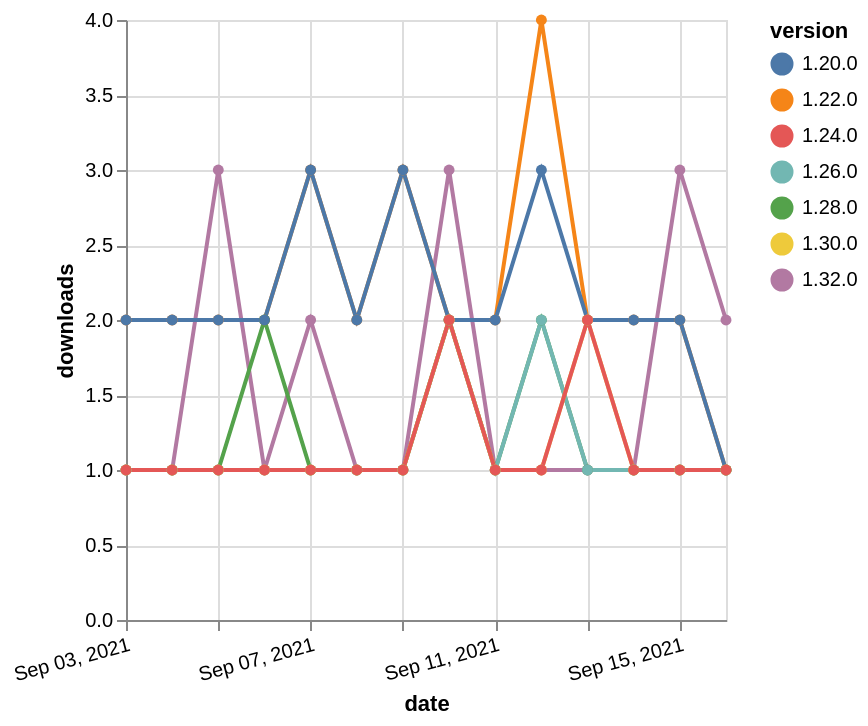

Vega-Lite specification for this chart:
### Vega-Lite specification from a JSON file in a GitHub repository (floating-point values rounded to 4 significant figures)
{"$schema": "https://vega.github.io/schema/vega-lite/v5.json", "description": "A simple bar chart with embedded data.", "data": {"values": [{"date": "2021-09-03", "total": 199, "delta": 1, "version": "1.32.0"}, {"date": "2021-09-04", "total": 200, "delta": 1, "version": "1.32.0"}, {"date": "2021-09-05", "total": 203, "delta": 3, "version": "1.32.0"}, {"date": "2021-09-06", "total": 204, "delta": 1, "version": "1.32.0"}, {"date": "2021-09-07", "total": 206, "delta": 2, "version": "1.32.0"}, {"date": "2021-09-08", "total": 207, "delta": 1, "version": "1.32.0"}, {"date": "2021-09-09", "total": 208, "delta": 1, "version": "1.32.0"}, {"date": "2021-09-10", "total": 211, "delta": 3, "version": "1.32.0"}, {"date": "2021-09-11", "total": 212, "delta": 1, "version": "1.32.0"}, {"date": "2021-09-12", "total": 213, "delta": 1, "version": "1.32.0"}, {"date": "2021-09-13", "total": 214, "delta": 1, "version": "1.32.0"}, {"date": "2021-09-14", "total": 215, "delta": 1, "version": "1.32.0"}, {"date": "2021-09-15", "total": 218, "delta": 3, "version": "1.32.0"}, {"date": "2021-09-16", "total": 220, "delta": 2, "version": "1.32.0"}, {"date": "2021-09-03", "total": 2318, "delta": 2, "version": "1.22.0"}, {"date": "2021-09-04", "total": 2320, "delta": 2, "version": "1.22.0"}, {"date": "2021-09-05", "total": 2322, "delta": 2, "version": "1.22.0"}, {"date": "2021-09-06", "total": 2324, "delta": 2, "version": "1.22.0"}, {"date": "2021-09-07", "total": 2327, "delta": 3, "version": "1.22.0"}, {"date": "2021-09-08", "total": 2329, "delta": 2, "version": "1.22.0"}, {"date": "2021-09-09", "total": 2332, "delta": 3, "version": "1.22.0"}, {"date": "2021-09-10", "total": 2334, "delta": 2, "version": "1.22.0"}, {"date": "2021-09-11", "total": 2336, "delta": 2, "version": "1.22.0"}, {"date": "2021-09-12", "total": 2340, "delta": 4, "version": "1.22.0"}, {"date": "2021-09-13", "total": 2342, "delta": 2, "version": "1.22.0"}, {"date": "2021-09-14", "total": 2344, "delta": 2, "version": "1.22.0"}, {"date": "2021-09-15", "total": 2346, "delta": 2, "version": "1.22.0"}, {"date": "2021-09-16", "total": 2347, "delta": 1, "version": "1.22.0"}, {"date": "2021-09-03", "total": 203, "delta": 1, "version": "1.28.0"}, {"date": "2021-09-04", "total": 204, "delta": 1, "version": "1.28.0"}, {"date": "2021-09-05", "total": 205, "delta": 1, "version": "1.28.0"}, {"date": "2021-09-06", "total": 207, "delta": 2, "version": "1.28.0"}, {"date": "2021-09-07", "total": 208, "delta": 1, "version": "1.28.0"}, {"date": "2021-09-08", "total": 209, "delta": 1, "version": "1.28.0"}, {"date": "2021-09-09", "total": 210, "delta": 1, "version": "1.28.0"}, {"date": "2021-09-10", "total": 212, "delta": 2, "version": "1.28.0"}, {"date": "2021-09-11", "total": 213, "delta": 1, "version": "1.28.0"}, {"date": "2021-09-12", "total": 215, "delta": 2, "version": "1.28.0"}, {"date": "2021-09-13", "total": 216, "delta": 1, "version": "1.28.0"}, {"date": "2021-09-14", "total": 217, "delta": 1, "version": "1.28.0"}, {"date": "2021-09-15", "total": 218, "delta": 1, "version": "1.28.0"}, {"date": "2021-09-16", "total": 219, "delta": 1, "version": "1.28.0"}, {"date": "2021-09-03", "total": 212, "delta": 1, "version": "1.26.0"}, {"date": "2021-09-04", "total": 213, "delta": 1, "version": "1.26.0"}, {"date": "2021-09-05", "total": 214, "delta": 1, "version": "1.26.0"}, {"date": "2021-09-06", "total": 215, "delta": 1, "version": "1.26.0"}, {"date": "2021-09-07", "total": 216, "delta": 1, "version": "1.26.0"}, {"date": "2021-09-08", "total": 217, "delta": 1, "version": "1.26.0"}, {"date": "2021-09-09", "total": 218, "delta": 1, "version": "1.26.0"}, {"date": "2021-09-10", "total": 220, "delta": 2, "version": "1.26.0"}, {"date": "2021-09-11", "total": 221, "delta": 1, "version": "1.26.0"}, {"date": "2021-09-12", "total": 223, "delta": 2, "version": "1.26.0"}, {"date": "2021-09-13", "total": 224, "delta": 1, "version": "1.26.0"}, {"date": "2021-09-14", "total": 225, "delta": 1, "version": "1.26.0"}, {"date": "2021-09-15", "total": 226, "delta": 1, "version": "1.26.0"}, {"date": "2021-09-16", "total": 227, "delta": 1, "version": "1.26.0"}, {"date": "2021-09-03", "total": 2362, "delta": 2, "version": "1.20.0"}, {"date": "2021-09-04", "total": 2364, "delta": 2, "version": "1.20.0"}, {"date": "2021-09-05", "total": 2366, "delta": 2, "version": "1.20.0"}, {"date": "2021-09-06", "total": 2368, "delta": 2, "version": "1.20.0"}, {"date": "2021-09-07", "total": 2371, "delta": 3, "version": "1.20.0"}, {"date": "2021-09-08", "total": 2373, "delta": 2, "version": "1.20.0"}, {"date": "2021-09-09", "total": 2376, "delta": 3, "version": "1.20.0"}, {"date": "2021-09-10", "total": 2378, "delta": 2, "version": "1.20.0"}, {"date": "2021-09-11", "total": 2380, "delta": 2, "version": "1.20.0"}, {"date": "2021-09-12", "total": 2383, "delta": 3, "version": "1.20.0"}, {"date": "2021-09-13", "total": 2385, "delta": 2, "version": "1.20.0"}, {"date": "2021-09-14", "total": 2387, "delta": 2, "version": "1.20.0"}, {"date": "2021-09-15", "total": 2389, "delta": 2, "version": "1.20.0"}, {"date": "2021-09-16", "total": 2390, "delta": 1, "version": "1.20.0"}, {"date": "2021-09-03", "total": 173, "delta": 1, "version": "1.30.0"}, {"date": "2021-09-04", "total": 174, "delta": 1, "version": "1.30.0"}, {"date": "2021-09-05", "total": 175, "delta": 1, "version": "1.30.0"}, {"date": "2021-09-06", "total": 176, "delta": 1, "version": "1.30.0"}, {"date": "2021-09-07", "total": 177, "delta": 1, "version": "1.30.0"}, {"date": "2021-09-08", "total": 178, "delta": 1, "version": "1.30.0"}, {"date": "2021-09-09", "total": 179, "delta": 1, "version": "1.30.0"}, {"date": "2021-09-10", "total": 181, "delta": 2, "version": "1.30.0"}, {"date": "2021-09-11", "total": 182, "delta": 1, "version": "1.30.0"}, {"date": "2021-09-12", "total": 183, "delta": 1, "version": "1.30.0"}, {"date": "2021-09-13", "total": 185, "delta": 2, "version": "1.30.0"}, {"date": "2021-09-14", "total": 186, "delta": 1, "version": "1.30.0"}, {"date": "2021-09-15", "total": 187, "delta": 1, "version": "1.30.0"}, {"date": "2021-09-16", "total": 188, "delta": 1, "version": "1.30.0"}, {"date": "2021-09-03", "total": 272, "delta": 1, "version": "1.24.0"}, {"date": "2021-09-04", "total": 273, "delta": 1, "version": "1.24.0"}, {"date": "2021-09-05", "total": 274, "delta": 1, "version": "1.24.0"}, {"date": "2021-09-06", "total": 275, "delta": 1, "version": "1.24.0"}, {"date": "2021-09-07", "total": 276, "delta": 1, "version": "1.24.0"}, {"date": "2021-09-08", "total": 277, "delta": 1, "version": "1.24.0"}, {"date": "2021-09-09", "total": 278, "delta": 1, "version": "1.24.0"}, {"date": "2021-09-10", "total": 280, "delta": 2, "version": "1.24.0"}, {"date": "2021-09-11", "total": 281, "delta": 1, "version": "1.24.0"}, {"date": "2021-09-12", "total": 282, "delta": 1, "version": "1.24.0"}, {"date": "2021-09-13", "total": 284, "delta": 2, "version": "1.24.0"}, {"date": "2021-09-14", "total": 285, "delta": 1, "version": "1.24.0"}, {"date": "2021-09-15", "total": 286, "delta": 1, "version": "1.24.0"}, {"date": "2021-09-16", "total": 287, "delta": 1, "version": "1.24.0"}]}, "width": "container", "mark": {"type": "line", "point": {"filled": true}}, "encoding": {"x": {"field": "date", "type": "temporal", "timeUnit": "yearmonthdate", "title": "date", "axis": {"labelAngle": -15}}, "y": {"field": "delta", "type": "quantitative", "title": "downloads"}, "color": {"field": "version", "type": "nominal"}, "tooltip": {"field": "delta"}}}
